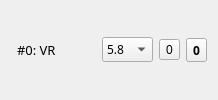
         <widget class="QWidget" name="cam0_pane" native="true">
          <layout class="QHBoxLayout" name="cam0">
           <item>
            <widget class="KLed" name="led_cam0" native="true">
             <property name="sizePolicy">
              <sizepolicy hsizetype="Preferred" vsizetype="Maximum">
               <horstretch>0</horstretch>
               <verstretch>0</verstretch>
              </sizepolicy>
             </property>
             <property name="color" stdset="0">
              <color>
               <red>0</red>
               <green>255</green>
               <blue>0</blue>
              </color>
             </property>
             <property name="darkFactor" stdset="0">
              <number>400</number>
             </property>
            </widget>
           </item>
           <item>
            <widget class="QLabel" name="label_5">
             <property name="font">
              <font>
               <family>Leelawadee</family>
               <pointsize>10</pointsize>
              </font>
             </property>
             <property name="text">
              <string>#0: VR</string>
             </property>
            </widget>
           </item>
           <item>
            <spacer name="horizontalSpacer_4">
             <property name="orientation">
              <enum>Qt::Horizontal</enum>
             </property>
             <property name="sizeType">
              <enum>QSizePolicy::MinimumExpanding</enum>
             </property>
             <property name="sizeHint" stdset="0">
              <size>
               <width>40</width>
               <height>20</height>
              </size>
             </property>
            </spacer>
           </item>
           <item>
            <widget class="QComboBox" name="combo_cam0">
             <property name="font">
              <font>
               <family>Leelawadee</family>
               <pointsize>9</pointsize>
              </font>
             </property>
             <item>
              <property name="text">
               <string>5.8</string>
              </property>
             </item>
             <item>
              <property name="text">
               <string>900</string>
              </property>
             </item>
            </widget>
           </item>
           <item>
            <widget class="QToolButton" name="tool_cam0_show">
             <property name="text">
              <string>0</string>
             </property>
             <property name="icon">
              <iconset>
               <normaloff>:/media/icons/eye_inv_icon&amp;16.png</normaloff>
               <normalon>:/media/icons/invisible_revert_icon&amp;16.png</normalon>:/media/icons/eye_inv_icon&amp;16.png</iconset>
             </property>
             <property name="checkable">
              <bool>true</bool>
             </property>
            </widget>
           </item>
           <item>
            <widget class="QToolButton" name="tool_cam0_start">
             <property name="sizePolicy">
              <sizepolicy hsizetype="Fixed" vsizetype="Fixed">
               <horstretch>0</horstretch>
               <verstretch>0</verstretch>
              </sizepolicy>
             </property>
             <property name="font">
              <font>
               <family>Leelawadee</family>
               <weight>75</weight>
               <bold>true</bold>
              </font>
             </property>
             <property name="text">
              <string>0</string>
             </property>
             <property name="icon">
              <iconset>
               <normaloff>:/media/icons/connect_icon&amp;16.png</normaloff>
               <normalon>:/media/icons/disconnected_icon&amp;16.png</normalon>:/media/icons/connect_icon&amp;16.png</iconset>
             </property>
             <property name="checkable">
              <bool>true</bool>
             </property>
             <property name="checked">
              <bool>false</bool>
             </property>
             <property name="popupMode">
              <enum>QToolButton::DelayedPopup</enum>
             </property>
             <property name="autoRaise">
              <bool>false</bool>
             </property>
            </widget>
           </item>
          </layout>
         </widget>
